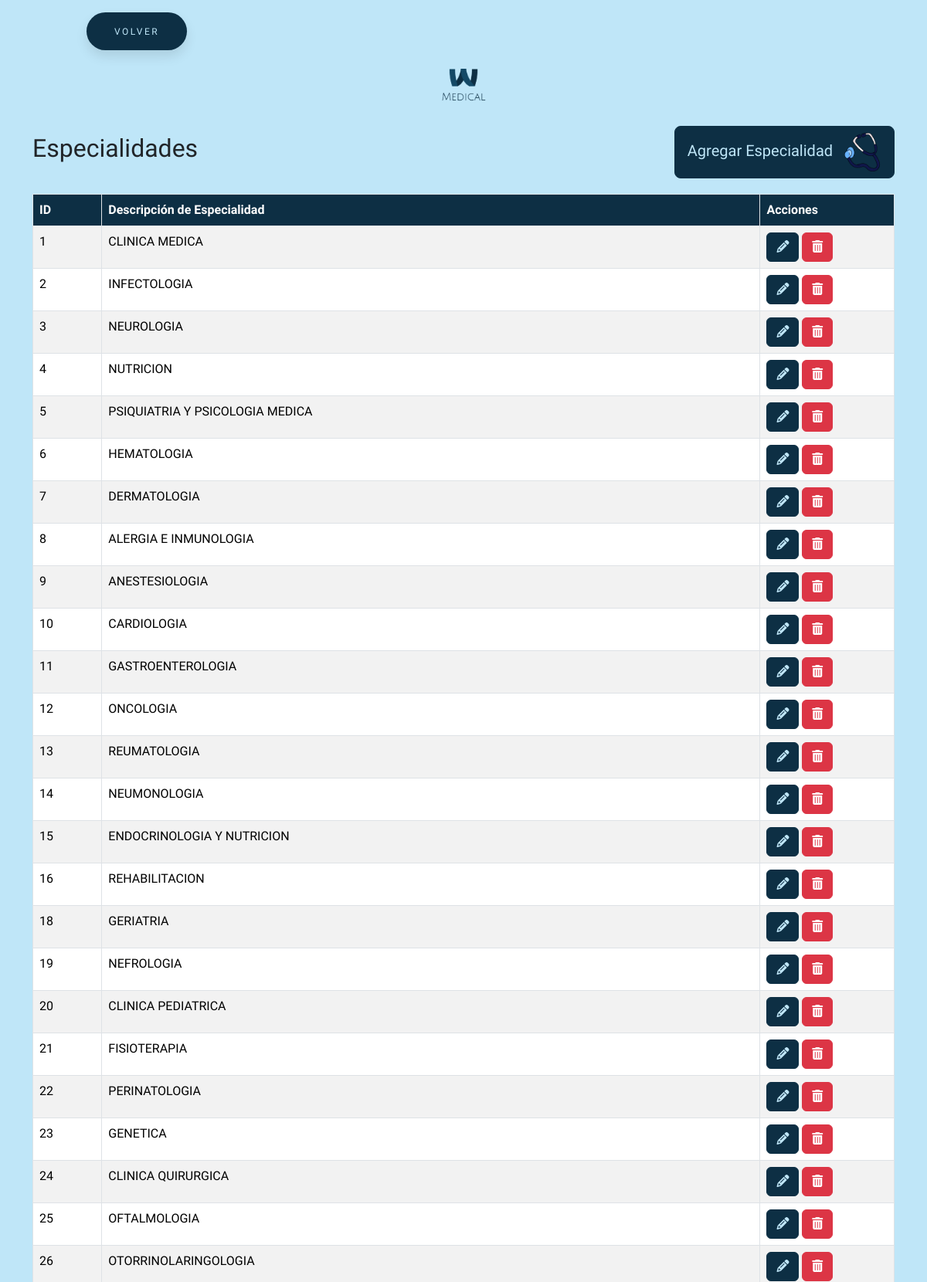
/todosAjustes/crearEspecialidad/crearEspecialidad.php (signed in, upper part), run on the app's committed database.
### tables this page shows
CREATE TABLE `especialidad` (
  `id_especialidad` int(255) NOT NULL,
  `desc_especialidad` varchar(255) NOT NULL
);

### todosAjustes/crearEspecialidad/crearEspecialidad.php (the view, shortened to what this page needs)
<?php
require_once "../../conexion.php";
$sql = "SELECT * FROM especialidad";
$result = $conn->query($sql);
?>
<!DOCTYPE html>
<html lang="en">
<head>
    <link href="https://cdn.jsdelivr.net/npm/bootstrap@5.3.3/dist/css/bootstrap.min.css" rel="stylesheet"
>
    <link rel="stylesheet" href="https://cdnjs.cloudflare.com/ajax/libs/font-awesome/6.5.2/css/all.min.css"
 />
    <link rel="stylesheet" href="../../estilos/styleGeneral.css">
    <link rel="stylesheet" href="../../estilos/styleBotones.css">
</head>
<body>
    <button class="button" style="vertical-align:middle; margin-left:7rem"
        onclick="window.location.href = '../../seccionAjustes/ajustes.php';">
        <span>VOLVER</span>
    </button>
    <div class="text-center my-4">
        <img src="../../img/logo.png" alt="Logo MEDICAL" class="img-fluid" style="max-width: 120px;">
    </div>
    <div class="container">
        <div class="title-container">
            <h2>Especialidades</h2>
            <button type="button" class="btn btn-custom btn-lg" data-bs-toggle="modal"
                data-bs-target="#agregarEspecialidadModal">
                Agregar Especialidad <img src="../../img/iconoCrearEsp.png" alt="Icono Crear Especialidad"
                    style="width: 50px; height: 50px; margin-left: 8px;">
            </button>
        </div>
        <table class="table table-striped table-bordered">
            <thead class="table-custom">
                <tr>
                    <th>ID</th>
                    <th>Descripción de Especialidad</th>
                    <th>Acciones</th>
                </tr>
            </thead>
            <tbody>
                <?php if ($result->num_rows > 0): ?>
                    <?php while ($row = $result->fetch_assoc()): ?>
                        <tr>
                            <td><?= $row["id_especialidad"] ?></td>
                            <td><?= $row["desc_especialidad"] ?></td>
                            <td>
                                <button class="btn btn-custom-editar" onclick='editarEspecialidad(<?= json_encode($row) ?>)'><i
                                        class="fas fa-pencil-alt"></i></button>
                                <a href="?eliminar=<?= $row['id_especialidad'] ?>" class="btn btn-danger"
                                    onclick="return confirm('¿Estás seguro de que deseas eliminar esta especialidad?');"><i
                                        class="fas fa-trash-alt"></i></a>
                            </td>
                        </tr>
                    <?php endwhile; ?>
                <?php else: ?>
                    <tr>
                        <td colspan="4">No se encontraron resultados</td>
                    </tr>
                <?php endif; ?>
            </tbody>
        </table>
    </div>
</body>
</html>

### estilos/styleGeneral.css (style rules this page uses)
:root { --primary-color: #0d2f44; }
body, html { background-color: #bfe6f8 !important; font-family: 'Cabin Condensed', sans-serif !important; }
a { text-decoration: none !important; }
.table-custom th { background-color: var(--primary-color) !important; color: white !important; }

### estilos/styleBotones.css (style rules this page uses)
:root { --primary-color: #0d2f44; }
body, html { background-color: #bfe6f8 !important; font-family: 'Cabin Condensed', sans-serif !important; }
.title-container { display: flex; align-items: center; justify-content: space-between; margin-bottom: 20px; }
.btn-custom { background-color: var(--primary-color) !important; border-color: var(--primary-color) !important; color: #bfe6f8 !important; transition: all 0.3s ease; }
.btn-custom-editar { background-color: var(--primary-color) !important; border-color: var(--primary-color) !important; color: #bfe6f8 !important; transition: all 0.3s ease; }
.button { padding: 1.3em 3em; font-size: 12px; text-transform: uppercase; letter-spacing: 2.5px; font-weight: 500; color: #bfe6f8; background-color: var(--primary-color) !important; border-color: var(--primary-color) !important; border: none; border-radius: 45px; box-shadow: 0px 8px 15px rgba(0, 0, 0, 0.1); transition: all 0.3s ease 0s; cursor: pointer; outline: none; margin-top: 1rem; }

### data on the page
especialidad: id_especialidad "1", desc_especialidad "CLINICA MEDICA"
especialidad: id_especialidad "2", desc_especialidad "INFECTOLOGIA"
especialidad: id_especialidad "3", desc_especialidad "NEUROLOGIA"
especialidad: id_especialidad "4", desc_especialidad "NUTRICION"
especialidad: id_especialidad "5", desc_especialidad "PSIQUIATRIA Y PSICOLOGIA MEDICA"
especialidad: id_especialidad "6", desc_especialidad "HEMATOLOGIA"
especialidad: id_especialidad "7", desc_especialidad "DERMATOLOGIA"
especialidad: id_especialidad "8", desc_especialidad "ALERGIA E INMUNOLOGIA"
especialidad: id_especialidad "9", desc_especialidad "ANESTESIOLOGIA"
especialidad: id_especialidad "10", desc_especialidad "CARDIOLOGIA"
especialidad: id_especialidad "11", desc_especialidad "GASTROENTEROLOGIA"
especialidad: id_especialidad "12", desc_especialidad "ONCOLOGIA"
especialidad: id_especialidad "13", desc_especialidad "REUMATOLOGIA"
especialidad: id_especialidad "14", desc_especialidad "NEUMONOLOGIA"
especialidad: id_especialidad "15", desc_especialidad "ENDOCRINOLOGIA Y NUTRICION"
especialidad: id_especialidad "16", desc_especialidad "REHABILITACION"
especialidad: id_especialidad "18", desc_especialidad "GERIATRIA"
especialidad: id_especialidad "19", desc_especialidad "NEFROLOGIA"
especialidad: id_especialidad "20", desc_especialidad "CLINICA PEDIATRICA"
especialidad: id_especialidad "21", desc_especialidad "FISIOTERAPIA"
especialidad: id_especialidad "22", desc_especialidad "PERINATOLOGIA"
especialidad: id_especialidad "23", desc_especialidad "GENETICA"
especialidad: id_especialidad "24", desc_especialidad "CLINICA QUIRURGICA"
especialidad: id_especialidad "25", desc_especialidad "OFTALMOLOGIA"
especialidad: id_especialidad "26", desc_especialidad "OTORRINOLARINGOLOGIA"
